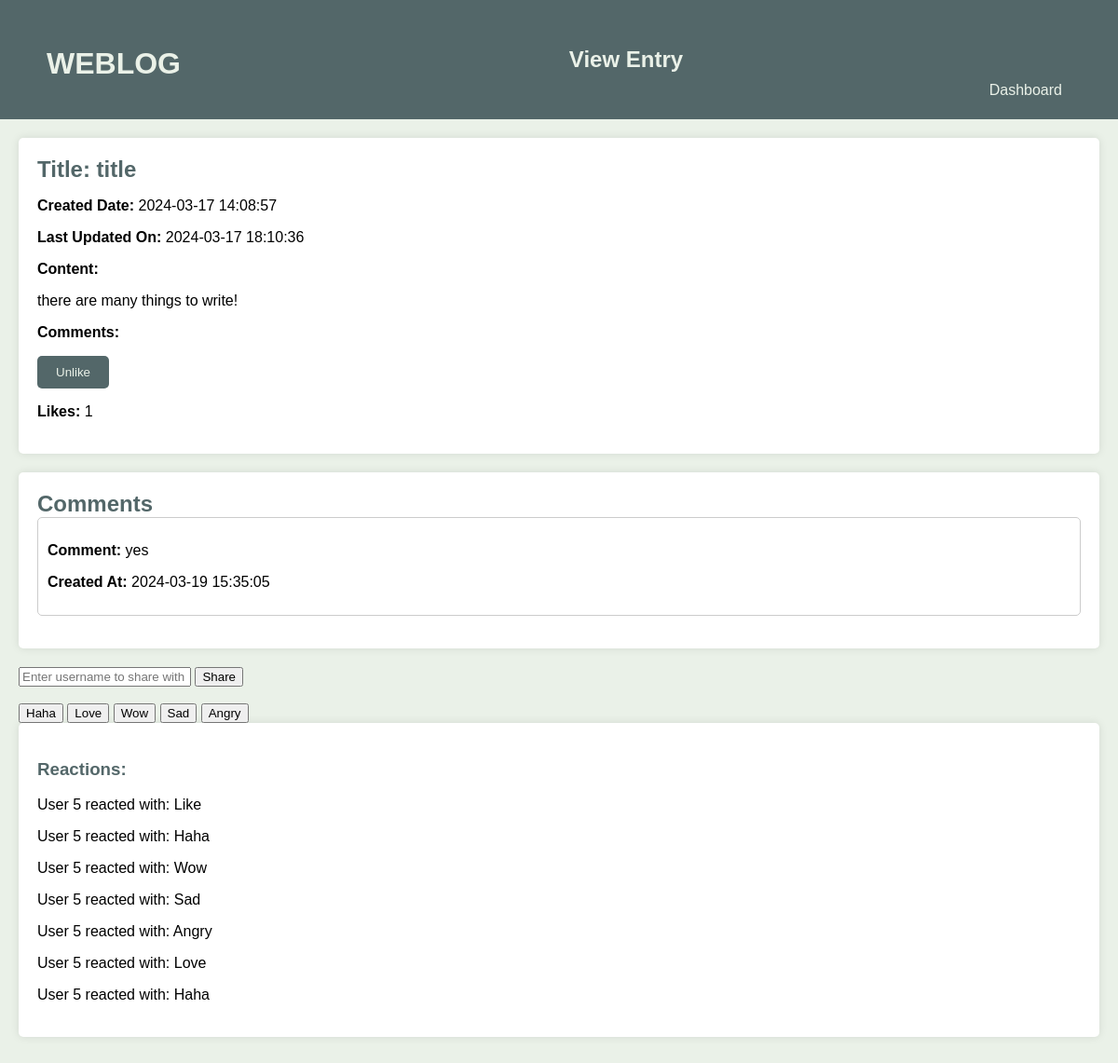
/public_html/viewing.php?entryid=1 (signed in), run on the app's committed database.
### tables this page shows
CREATE TABLE `journalentry` (
  `EntryID` int(11) NOT NULL,
  `UserID` int(11) DEFAULT NULL,
  `Title` varchar(255) NOT NULL,
  `Content` text NOT NULL,
  `CreatedAt` timestamp NOT NULL DEFAULT current_timestamp(),
  `UpdatedAt` timestamp NOT NULL DEFAULT current_timestamp() ON UPDATE current_timestamp(),
  `Privacy` enum('Public','Private','SelectedUsers') DEFAULT 'Public',
  `TextFormatting` varchar(100) DEFAULT NULL
);

CREATE TABLE `comments` (
  `CommentID` int(11) NOT NULL,
  `EntryID` int(11) DEFAULT NULL,
  `UserID` int(11) DEFAULT NULL,
  `Comment` text DEFAULT NULL,
  `CreatedAt` timestamp NOT NULL DEFAULT current_timestamp()
);

### public_html/viewing.php (the view, shortened to what this page needs)
<?php
require_once "../include/db.php";
$entryid = $title = $content = $createdat = $updatedat = $like_count = 0;
$liked = false;
if (isset($_GET["entryid"])) {
    $entryid = $_GET["entryid"];
    $sql = "SELECT entryid, title, content, createdat, updatedat FROM journalentry WHERE entryid = ?";
    if ($stmt = $conn->prepare($sql)) {
        $stmt->bind_param("i", $entryid);
        if ($stmt->execute()) {
            $stmt->store_result();
            if ($stmt->num_rows == 1) {
                $stmt->bind_result($entryid, $title, $content, $createdat, $updatedat);
            } else {
                header("location: dashboard.php");
                exit;
            }
        } else {
            echo "Error executing SQL query: " . $conn->error;
        }
    } else {
        echo "Error preparing SQL statement: " . $conn->error;
    }
    $userid = $_SESSION["user_id"];
    $sql_like = "SELECT COUNT(*) FROM `Likes` WHERE EntryID = ? AND UserID = ?";
    if ($stmt_like = $conn->prepare($sql_like)) {
        $stmt_like->bind_param("ii", $entryid, $userid);
        if ($stmt_like->execute()) {
            $stmt_like->bind_result($like_count);
            if ($like_count > 0) {
                $liked = true;
            }
        } else {
            echo "Error executing SQL query: " . $conn->error;
        }
    } else {
        echo "Error preparing SQL statement: " . $conn->error;
    }
}
?>
<!DOCTYPE html>
<html lang="en">
<head>
    <link rel="stylesheet" href="../assets/css/viewing.css">
</head>
<body>
    <header>
        <h1>WEBLOG</h1>
        <h2>View Entry</h2>
        <a href="dashboard.php">Dashboard</a>
    </header>
    <main>
        <section class="entry-details">
            <h2>Title: <?php echo htmlspecialchars($title); ?></h2>
            <p><strong>Created Date:</strong> <?php echo htmlspecialchars($createdat); ?></p>
            <p><strong>Last Updated On:</strong> <?php echo htmlspecialchars($updatedat); ?></p>
            <p><strong>Content:</strong></p>
            <p><?php echo nl2br(htmlspecialchars($content)); ?></p>
            <p><strong>Comments:</strong></p>
            <form action="<?php echo htmlspecialchars($_SERVER["PHP_SELF"]) . "?entryid=" . $entryid; ?>" method="post">
                <button type="submit" class="btn"><?php echo $liked ? 'Unlike' : 'Like'; ?></button>
            </form>
            <p><strong>Likes:</strong> <?php echo $like_count; ?></p>
        </section>
        <section class="comments">
        <h2>Comments</h2>
        <?php
$sql_comments = "SELECT UserID, Comment, CreatedAt FROM Comments WHERE EntryID = ?";
$stmt_comments = $conn->prepare($sql_comments);
$stmt_comments->bind_param("i", $entryid);
$stmt_comments->execute();
$result_comments = $stmt_comments->get_result();
while ($row_comment = $result_comments->fetch_assoc()) {
    echo "<div class='comment'>";
    echo "<p><strong>Comment:</strong> " . $row_comment['Comment'] . "</p>";
    echo "<p><strong>Created At:</strong> " . $row_comment['CreatedAt'] . "</p>";
    echo "</div>";
}
?>
    </section>
<form action="share_handler.php" method="post">
    <input type="text" name="shared_with_username" placeholder="Enter username to share with">
    <input type="submit" value="Share">
</form><br>
<form action="reaction_handler.php" method="post">
    <button type="submit" name="reaction" value="Haha">Haha</button>
    <button type="submit" name="reaction" value="Love">Love</button>
    <button type="submit" name="reaction" value="Wow">Wow</button>
    <button type="submit" name="reaction" value="Sad">Sad</button>
    <button type="submit" name="reaction" value="Angry">Angry</button>
</form>
<section class="reaction">
    <?php
$sql_reactions = "SELECT UserID, ReactionType FROM Reactions WHERE EntryID = ?";
$stmt_reactions = $conn->prepare($sql_reactions);
$stmt_reactions->bind_param("i", $entryid);
$stmt_reactions->execute();
$result_reactions = $stmt_reactions->get_result();
echo "<h3>Reactions:</h3>";
while ($row_reaction = $result_reactions->fetch_assoc()) {
    echo "<p>User " . $row_reaction['UserID'] . " reacted with: " . $row_reaction['ReactionType'] . "</p>";
}
?>
</section>
    </main>
</body>
</html>

### assets/css/viewing.css (style rules this page uses)
body { font-family: Arial, sans-serif; background-color: #EAF1E8; margin: 0; padding: 0; }
header { background-color: #536769; color: #EAF1E8; padding: 50px; text-align: center; }
h1 { margin: 0; float: left; }
h2 { margin: 0; }
header a { color: #EAF1E8; float: right; padding: 10px; margin: 0; border-radius: 5px; transition: 0.2s; text-decoration: none; }
main { padding: 20px; }
section { background-color: #fff; padding: 20px; margin-bottom: 20px; border-radius: 5px; box-shadow: 0 0 10px rgba(0, 0, 0, 0.1); }
.entry-details h2, .comments h2, .reaction h3 { color: #536769; }
.comments .comment { margin-bottom: 15px; padding: 10px; border: 1px solid #ccc; border-radius: 5px; }
button.btn { background-color: #536769; color: #EAF1E8; border: none; padding: 10px 20px; border-radius: 5px; cursor: pointer; }

### data on the page
journalentry: Title "title", CreatedAt "2024-03-17 14:08:57", UpdatedAt "2024-03-17 18:10:36", Content "there are many things to write!"
comments: Comment "yes", CreatedAt "2024-03-19 15:35:05"

### other printed values
$like_count "1"
$row_reaction['UserID'] "5"
$row_reaction['ReactionType'] "Like"
$row_reaction['ReactionType'] "Haha"
$row_reaction['ReactionType'] "Wow"
$row_reaction['ReactionType'] "Sad"
$row_reaction['ReactionType'] "Angry"
$row_reaction['ReactionType'] "Love"
